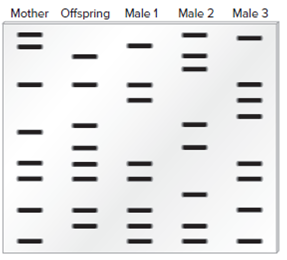
#> input picture dna_images/training image/p2.png, 287 x 260 px, found by its file name
$ python DNA_test.py
#> lines starting #> are read from the running program, lines starting #| are printed output that depends on the picture
import cv2
import numpy as np
from sklearn.model_selection import train_test_split

def match_dna_pattern(parent_pattern, image_path, threshold=0.5):
#> called with threshold = 0.5
    image = cv2.imread(image_path)
#> image is the input picture: shape (260, 287, 3); mean B, G, R 231.1, 230.7, 230.6
    if image is None:
        print("Error: Unable to load image.")
        return False, None, None

    image_gray = cv2.cvtColor(image, cv2.COLOR_BGR2GRAY)
    equa_liz = cv2.equalizeHist(image_gray)
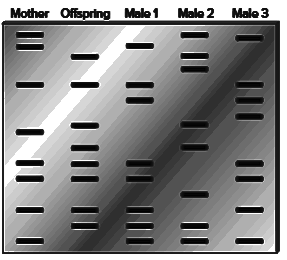
#> equa_liz: shape (260, 287); min 0, max 255, mean 134.3

#> (the run stopped early here; a loop or call above may not have finished)

$ run again, with dna_images/training image/p11.png copied over dna_images/training image/p2.png
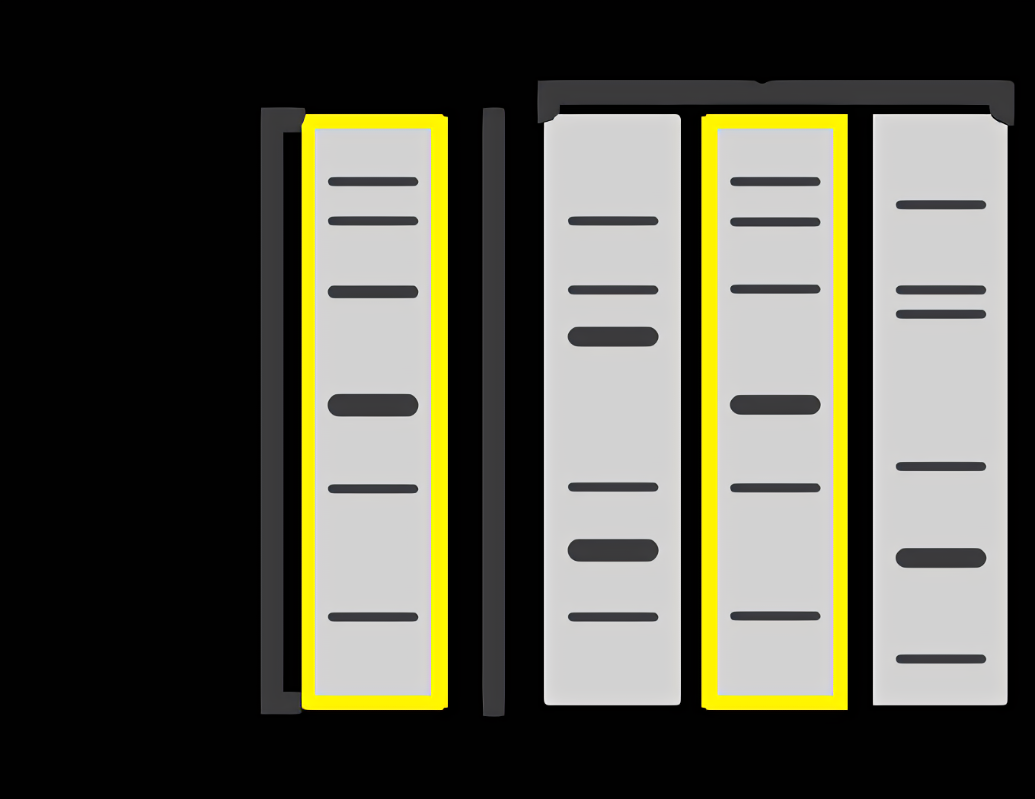
#> input picture dna_images/training image/p11.png, 1035 x 799 px, found by its file name
#> in match_dna_pattern, image is the input picture: shape (799, 1035, 3); mean B, G, R 73.9, 86, 86.8
#> in match_dna_pattern, `image_gray = cv2.cvtColor(image, cv2.COLOR_BGR2GRAY)`:
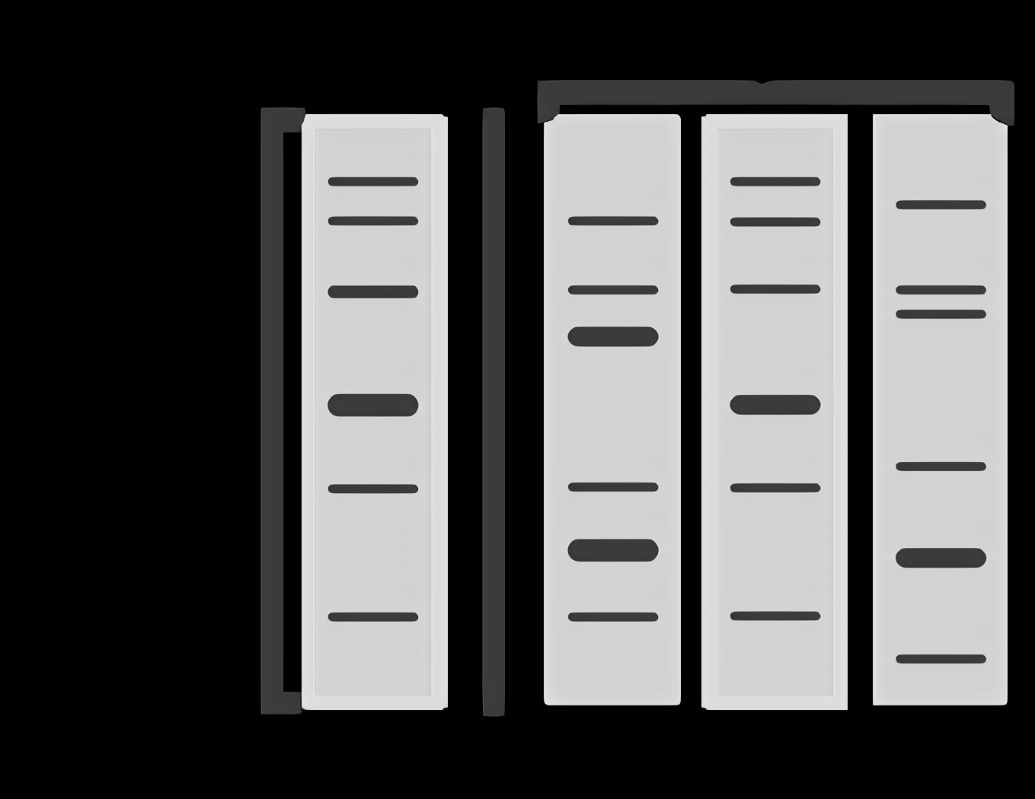
#> image_gray: shape (799, 1035); min 0, max 243, mean 84.8
#> in match_dna_pattern, `equa_liz = cv2.equalizeHist(image_gray)`:
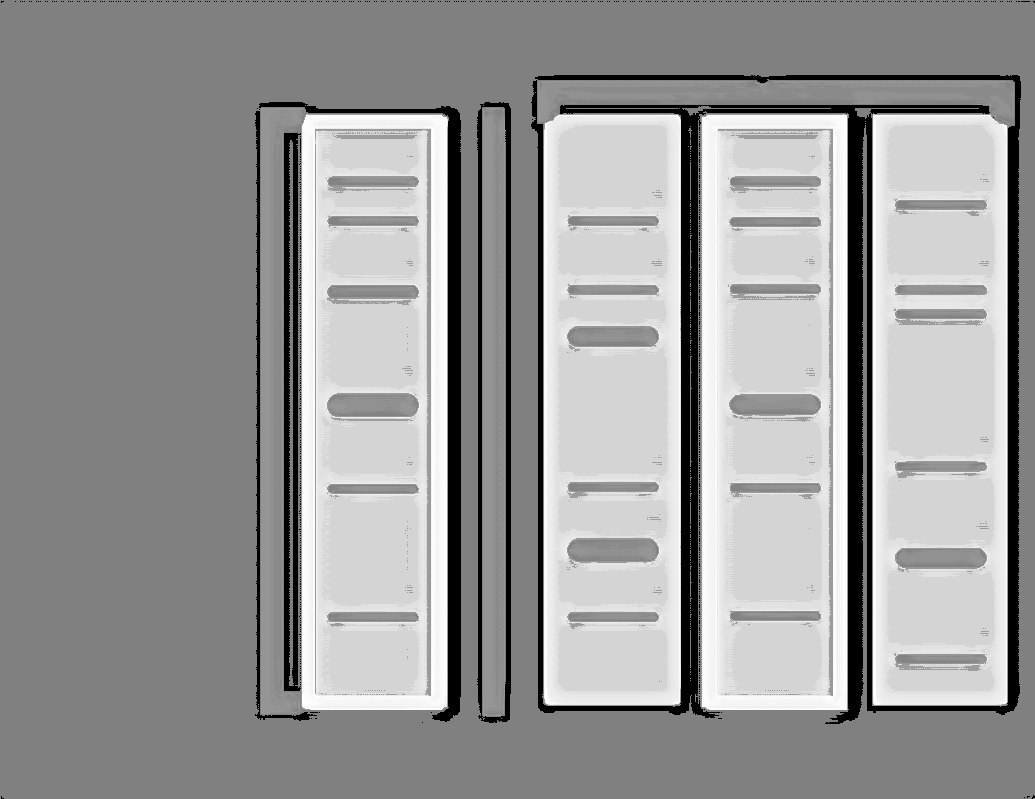
#> equa_liz: shape (799, 1035); min 0, max 255, mean 153.9

$ run again, with dna_images/training image/p13.png copied over dna_images/training image/p2.png
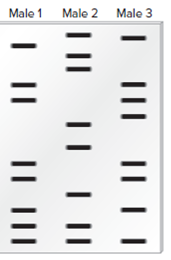
#> input picture dna_images/training image/p13.png, 171 x 260 px, found by its file name
#> in match_dna_pattern, image is the input picture: shape (260, 171, 3); mean B, G, R 229.6, 229.1, 228.9
#> in match_dna_pattern, `equa_liz = cv2.equalizeHist(image_gray)`:
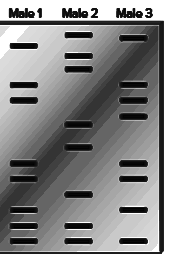
#> equa_liz: shape (260, 171); min 0, max 255, mean 134.2

$ run again, with dna_images/training image/p14.png copied over dna_images/training image/p2.png
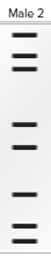
#> input picture dna_images/training image/p14.png, 51 x 260 px, found by its file name
#> in match_dna_pattern, image is the input picture: shape (260, 51, 3); mean B, G, R 227.4, 227, 226.8
#> in match_dna_pattern, `equa_liz = cv2.equalizeHist(image_gray)`:
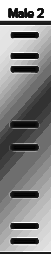
#> equa_liz: shape (260, 51); min 0, max 255, mean 134.7
